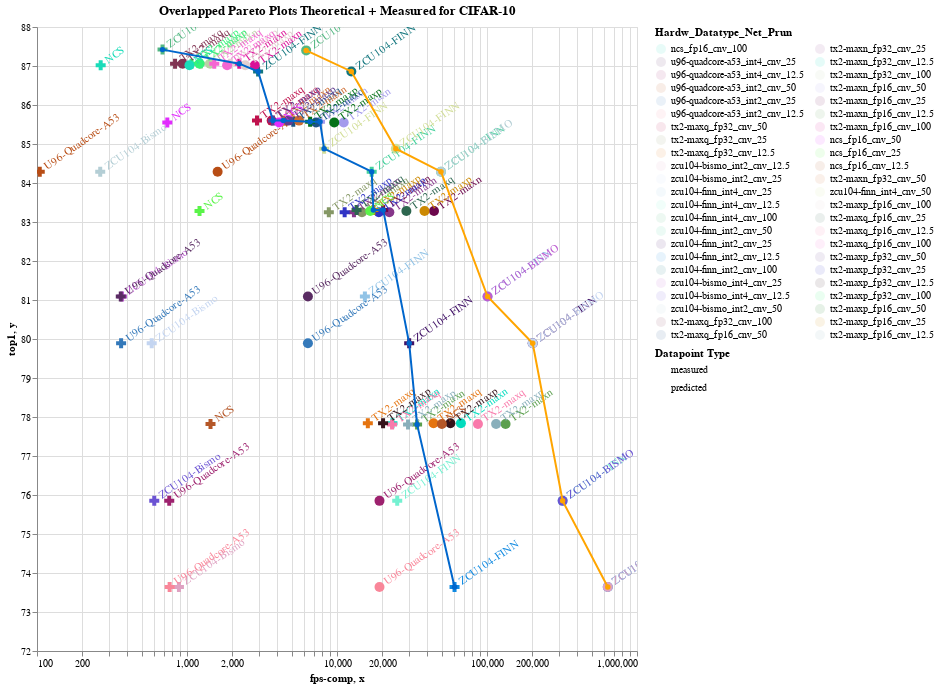

Notebook code cell kept with this figure:
### Markdown cell above
In order to easily understand how accurate predictions were, an overlapping between the Theoretical Pareto Plot and Measured Pareto Plot was made. In the plot below we have both theoretical (orange) and measured (blue) pareto lines. All measured datapoins are represented as crosses and all theoretical datatpoins are represented as circles. Some theoretical datapoints don't have a measured matched datapoint and the same goes for the measured datapoints. The theoretical pareto curve is, as expected, on the right of the measured one, as predictions are sometimes different form measurements.

### Code cell
#hide_input
%run scripts/overlapped_pareto.py
get_overlapped_pareto('cifar','Overlapped Pareto Plots Theoretical + Measured for CIFAR-10')
